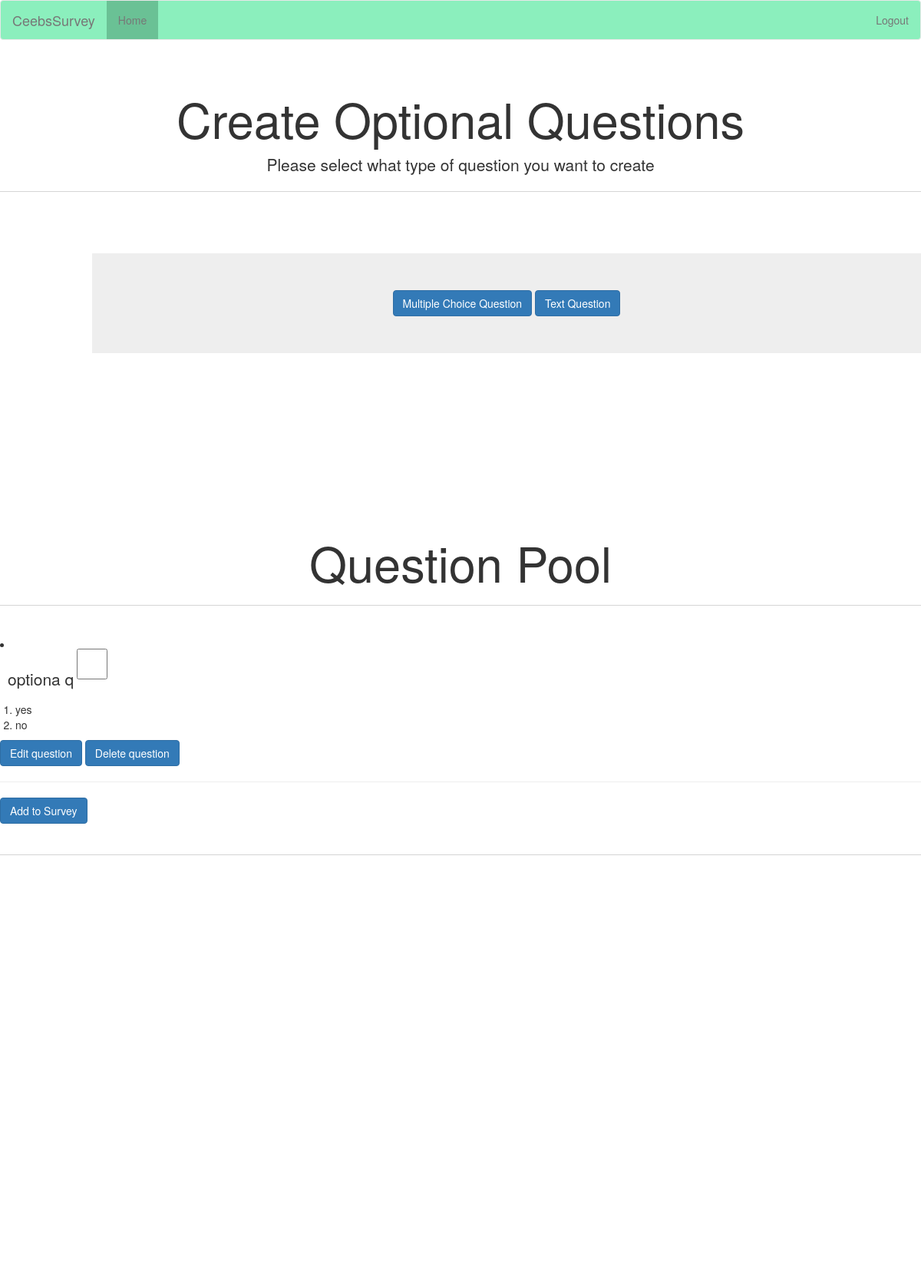
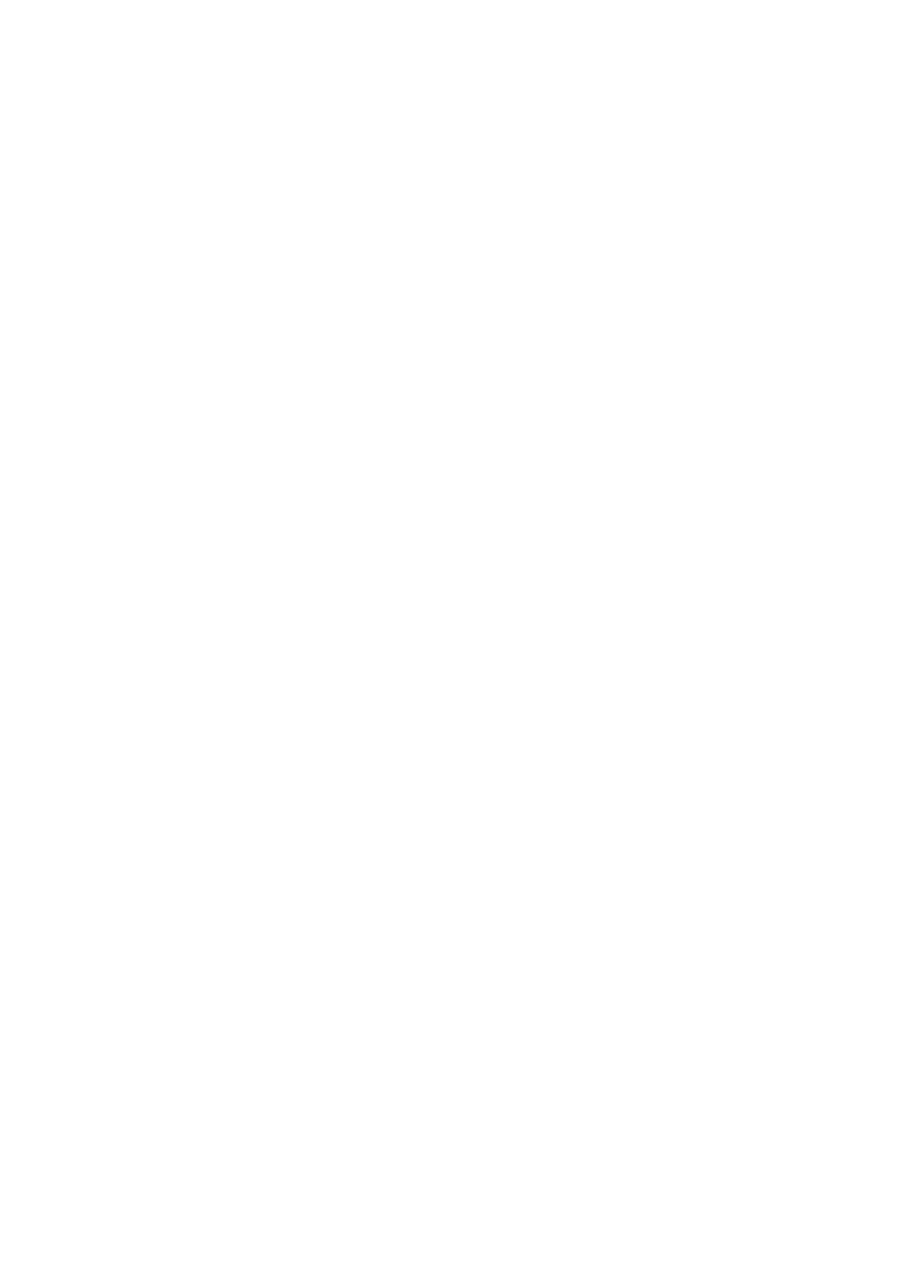
Page /staffquestion on the committed database (2 pictures, top to bottom).
### tables this page shows
CREATE TABLE Questions (
    ID INTEGER PRIMARY KEY AUTOINCREMENT,
    question VARCHAR(200) NOT NULL, type VARCHAR(1) NOT NULL,
    isMandatory BOOLEAN NOT NULL, isDeleted BOOLEAN NOT NULL);

CREATE TABLE mcAnswers (
    ID INTEGER PRIMARY KEY,
    qID INTEGER NOT NULL,
    option VARCHAR(100) NOT NULL,
    FOREIGN KEY (qID) REFERENCES Questions (ID)
    ON DELETE CASCADE ON UPDATE CASCADE
    );

### routes.py (the view)
@app.route("/staffquestion", methods=["GET","POST"])
def optionalStaff():
    global surveyID
    print(surveyID)
    if request.method == "POST":
        try:
            request.form['mcq']
            return redirect("/staffCreateMCQ")
        except:
            pass
        try:
            request.form['t']
            return redirect("/staffCreateText")
        except:
            pass
        try:
            request.form['add']
            s = handle.getSurvey(surveyID)
            for q in request.form.getlist("question"):
                if int(q) not in map(int,s.getQuestions()):
                    s.addQuestion(int(q))
            handle.updateSurvey(s)
            print("this question will be  added to survey")
            path = "/reviewsurvey/"+surveyID
            print(path)
            return redirect(path)
        except:
            pass
        try:                                            #AMAN PLZ CHECK
            survey = request.form['delete']
            toDel = handle.getSurvey(survey)
            toDel.setStatus(3)
            handle.updateSurvey(toDel)
            return redirect('/staffquestion')
        except:
            pass
        return redirect('/staffquestion')
    else:
        return render_template("optionalquestion.html", qList=handle.getOptionalQuestion(None),courses = handle.getClass(None))

### Class.py (called while the page is built)
    def setName(self, name):        #This sets the name of the class
        self._name = name

    def setSem(self, sem):          #This should set the name of the semester
        self._sem = sem

### dbController.py (called while the page is built)
	def getQuestion(self, qID):
		question = self._model.getQuestion(qID)
		qList = []
		for q in question:
			q = list(q)
			if qID != None:
				q.insert(0, qID)
			if q[qDict['type']] == 'm':
				qs = []
				for quest in self._model.getOptions(q[qDict['id']]):
					qs.append(quest)
				q.append(qs)
			qList.append(q)
		return qList

	def getClass(self, classID):
		c = self._model.getClass(classID)
		retC = []
		for course in c:
			course = list(course)
			if (classID != None):
				course.insert(0, classID)
				cList = []
				for cls in self._model.getSurveyAllocation(classID = course[0]):
					cList.append(cls[0])
				course.append(cList)
			retC.append(course)
		return retC

### dbHandle.py (called while the page is built)
	def getOptionalQuestion(self, qID):
		question = self._controller.getQuestion(qID)
		qList = []
		for quest in question:
			if quest[qDict['isMandatory']] != 1:
				if (quest[qDict['type']] == 'm'):
					q = Question(quest[qDict['id']])
					for a in quest[qDict['option']]:
						q.addAnswer(a)
				elif(quest[qDict['type']] == 't'):
					q = Question(quest[qDict['id']])
				q.setType(quest[qDict['type']])
				q.setName(quest[qDict['name']])
				q.setMandatory(quest[qDict['isMandatory']])
				q.setDelete(quest[qDict['isDeleted']])
				qList.append(q)
		if qID == None:
			return qList
		else:
			return qList[0]

	def getClass(self, classID):
		classes = self._controller.getClass(classID)
		cList = []
		for course in classes:
			c = Class(course[cDict['id']])
			c.setName(course[cDict['name']])
			c.setSem(course[cDict['sem']])
			try:
				for s in course[cDict['survey']]:
					c.addSurvey(s)
			except:
				pass
			cList.append(c)
		if (classID == None):
			return cList
		else:
			try:
				return cList[0]
			except:
				return []

### dbModel.py (called while the page is built)
	def getQuestion(self, id):
		if (id == None):
			query = "SELECT * from Questions"
			return self._getEverything(query)
		query = "SELECT question, type, isMandatory, isDeleted from Questions where ID = ?"
		question = self._getQuery(query,[id])
		return question

	def getClass(self, id):
		if (id == None):
			query = "SELECT * from Classes"
			return self._getEverything(query)
		query = "SELECT name, sem from Classes where ID = ?"
		classInfo = self._getQuery(query,[id])
		return classInfo

### question.py (called while the page is built)
	def setDelete(self, val):
		self._isDeleted = val

### templates/optionalquestion.html (shortened to what this page needs)
<!DOCTYPE html>
<html>
<head>
  <link rel="stylesheet" href="https://maxcdn.bootstrapcdn.com/bootstrap/3.3.7/css/bootstrap.min.css">
  <link rel='stylesheet' href='../static/login.css?16.2'>
</head>
<body>
<nav class="navbar navbar-default">
  <div class="container-fluid">
    <div class="navbar-header">
      <a class="navbar-brand nav-list" href="/">CeebsSurvey</a>
    </div>
       <ul class="nav navbar-nav">
        <li id="active" class="nav-list"><a href="/">Home</a></li>
      </ul>
    <div class="navbar-right">
      <ul class="nav navbar-nav">
        <li class="nav-list"><a href="/login">Logout</a></li>
      </ul>
    </div>
  </div>
</nav>
<div id='page' class='jumbotron'>
  <h1>Create Optional Questions</h1>
    <p style="text-align: center">Please select what type of question you want to create</p>
<hr>
    <form id="form" method="post">
        <div class="jumbotron" align="center" >
  	<button type="submit" class="btn btn-primary" name="mcq" value="1">Multiple Choice Question</button>
  	<button type="submit" class="btn btn-primary" name="text" value="1">Text Question</button>
    </div>
    </form>
<br>
<div id='page' class='jumbotron'>
	<h1>Question Pool</h1>
	<hr>
  <form method="post">
      {% for q in qList %}
          <li>
              <label class="checkbox-inline"><input type="checkbox" name="question" value="{{q.getID()}}" class="question">
            </li><br>
  	   <p style="margin-left:10px">{{q.getName()}}</p>
    <ol id="answers" style="margin-left:20px">
      {% for ans in q.getAnswers() %}
      <li>{{ans[1]}}</li>
      {%endfor%}
    </ol>
  	<button type="submit" class="btn btn-primary" name="question" value="{{q.getID()}}">Edit question</button>
    <button type="submit" class="btn btn-primary" name="delete" value="{{q.getID()}}">Delete question</button>
    <br><hr>
    {% endfor %}
      <button type="submit" class="btn btn-primary" name="add" value="1">Add to Survey</button>
  </form>
<br>
<hr><br>
</div></div>
</body>
</html>

### static/login.css (style rules this page uses)
* { margin: 0px; padding: 0px; }
h1 { font-size: 80px; text-align: center; }
.navbar { margin: 0px 0px 0px 0px; background-color: #8BEFBD; color: #000000; }
#active { background-color: #6AC195; }
#page { background-color: #FFFFFF; margin: 0px 0px 0px 0px; padding-bottom: 180%; }
#form { margin-left: 10%; padding-top: 5%; padding-bottom: 10%; }
input { display: inline-block; height: 40px; width: 200px; font-size: 20px; }
.nav { display: inline-block; }

### rows in the picture
Questions: getName "optiona q", {{ q.getID() }} 3 (drawn)
mcAnswers: option "yes"
mcAnswers: option "no"
